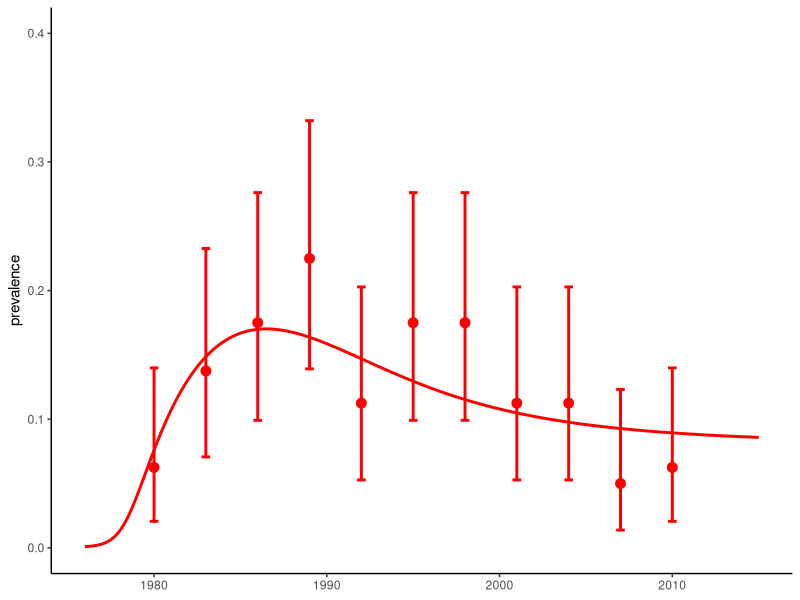
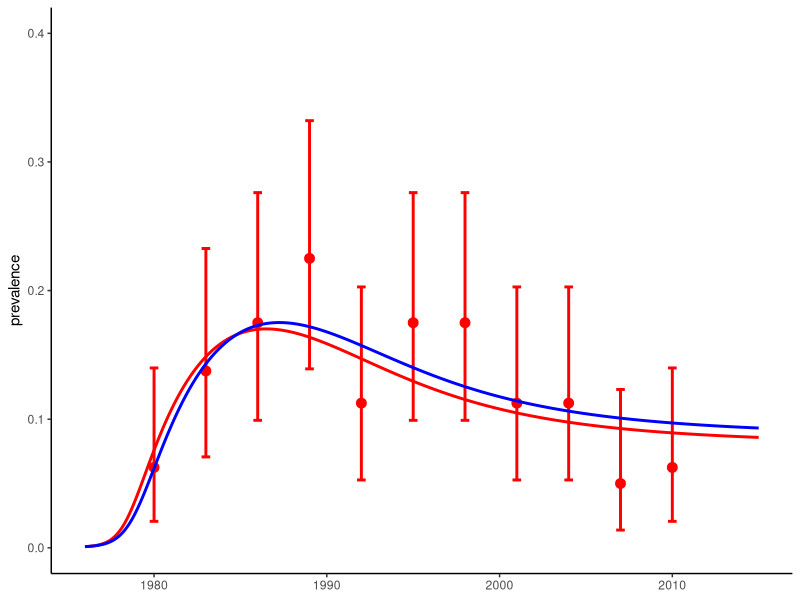
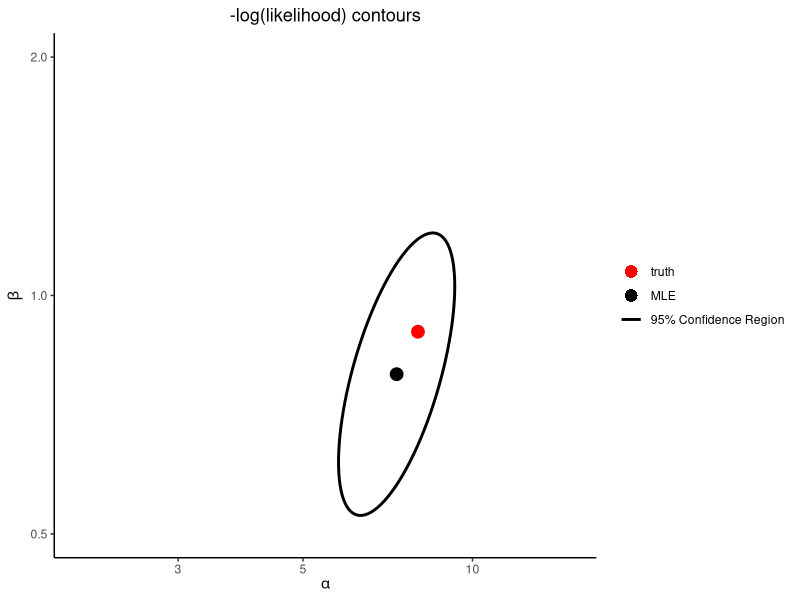
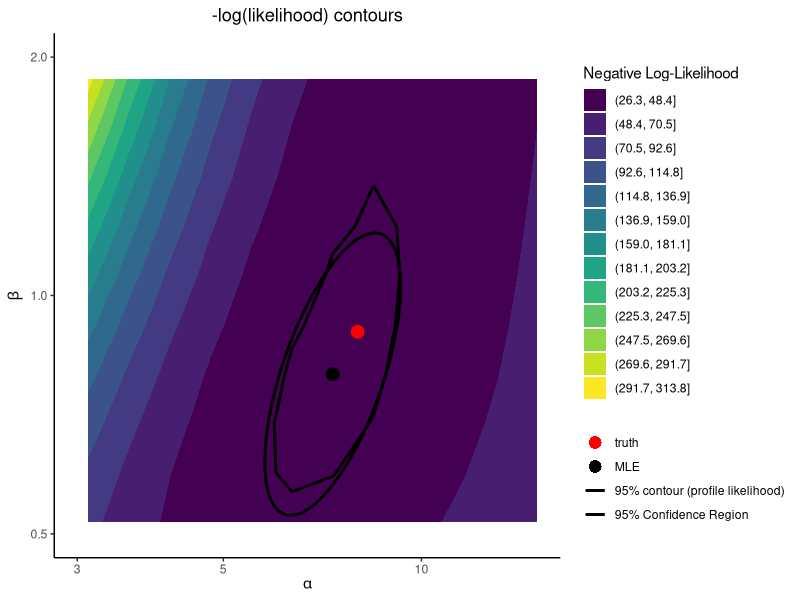

Source code (R) for these figures, in order:
#' Fitting 1: Fitting a dynamic SI model with Maximum Likelihood Estimation
#' Clinic on the Meaningful Modeling of Epidemiological Data
#' International Clinics on Infectious Disease Dynamics and Data (ICI3D) Program
#' African Institute for Mathematical Sciences, Muizenberg, RSA
#' (C) Steve Bellan, 2015, Seth Blumberg 2025, Carl Pearson 2026
#'
#' By the end of this tutorial you should ...
#'  * Understand how to simulate cross-sectional prevalence data around a
#'    simulated epidemic.
#'  * Calculate a binomial likelihood from these prevalence data and a fully
#'    specified epidemic model.
#'  * Use R's `optim` function to do multivariate optimization over transformed
#'    parameter space.
#'  * Understand the difference betweeen SANN and Nelder-Mead algorithms
#'  * Create 95% CIs and contours from the hessian matrix
#'  * Create 95% CIs and contours based on the likelihood ratio
#'
#' n.b. the code below uses `roxygen2` syntax for annotating comments. That
#' includes providing example calls of the functions in @examples blocks.
#' The code in @examples blocks

library(deSolve)
library(ggplot2)
library(ellipse)

#' @title Check if a value is a positive scalar
#'
#' @param x The value to check.
#' @return logical. `TRUE` if `x` is a positive scalar, `FALSE` otherwise.
is_positive_scalar <- function(x) {
  is.numeric(x) && length(x) == 1 && !is.na(x) && x > 0
}

#' @title Check if a value is a proportion
#'
#' @param x The value to check.
#' @return logical. `TRUE` if `x` is a proportion, `FALSE` otherwise.
is_proportion <- function(x) {
  is.numeric(x) && length(x) == 1 && !is.na(x) && x >= 0 && x <= 1
}

#' @title Collect Disease Parameters
#'
#' @description
#' Creates a list of disease parameters with their default values for the HIV
#' epidemic model.
#'
#' This function captures its local environment variables using
#' `as.list(environment())` to construct a named list from the arguments while
#' providing convenient defaults. This function also validates those parameters.
#'
#' @param Beta numeric. Transmission rate (infectious contacts per
#'   year-infectious-persons). Default is 0.9.
#' @param alpha numeric. Decline in transmission coefficient with prevalence
#'   (unitless). Default is 8.
#' @param progRt numeric. Progression rate, defined as `n` divided by
#'   the life-with-HIV expectancy, where `n` is the number of boxcars
#'   (1 / year). Default is 4/10.
#' @param birthRt numeric. Birth rate, representing the proportion of people
#'   who give birth per year (new people / current people / year).
#'   Default is 0.03.
#' @param deathRt numeric. Background death rate, defined as 1 divided by
#'   the life expectancy (1 / year). Default is 1/60.
#'
#' @return list. A named list containing the defined disease parameters.
#'
#' @examples
#' disease_params()
#' disease_params(Beta = .2)
disease_params <- function(
  Beta = 0.9,
  alpha = 8,
  progRt = (4 / 10),
  birthRt = .03 / 1,
  deathRt = 1 / 60
) {
  stopifnot(
    "Beta must be a positive scalar" = is_positive_scalar(Beta),
    "progRt must be a positive scalar" = is_positive_scalar(progRt),
    "birthRt must be a positive scalar" = is_positive_scalar(birthRt),
    "deathRt must be a positive scalar" = is_positive_scalar(deathRt)
  )
  return(as.list(environment()))
}


#' @title Initialize State Variables from Prevalence
#'
#' @description
#' Creates a named vector of initial state values (proportions of the
#' population) for the SI ODE model given the initial prevalence.
#'
#' @param initPrev numeric. The initial prevalence at the start of the
#'   simulation, which must be a proportion (between 0 and 1 inclusive).
#'   Default is `exp(-7)`.
#'
#' @return numeric. A named vector of initial proportions for state variables:
#'   `S` (susceptibles), `I1`, `I2`, `I3`, `I4` (infected classes), `CI`
#'   (cumulative incidence), and `CD` (cumulative deaths).
#'
#' @examples
#' initialize_from_prev()
#' initialize_from_prev(0.01)
initialize_from_prev <- function(
  initPrev = exp(-7)
) {
  stopifnot(
    "initPrev must be a proportion between 0 and 1" = is_proportion(initPrev)
  )
  return(c(
    S = 1 - initPrev,
    I1 = initPrev,
    I2 = 0,
    I3 = 0,
    I4 = 0,
    CI = 0,
    CD = 0
  ))
}

#' @title SI ODE Model with Four Infected Boxcars
#'
#' @description
#' Calculates the derivatives for the SI (Susceptible-Infected) epidemic model
#' with 4 boxcar stages of infection. This model is equivalent to the third
#' model in the HIV in Harare tutorial, although some parameters may differ.
#'
#' @param tt numeric. The current time point in the integration.
#' @param yy numeric. Named vector of current state variable values: `S`
#'   (susceptible), `I1`, `I2`, `I3`, `I4` (infected classes), `CI`
#'   (cumulative incidence), and `CD` (cumulative deaths).
#' @param parms list. A list of disease parameters containing:
#'   * `Beta`: transmission rate
#'   * `alpha`: decline in transmission coefficient with prevalence
#'   * `progRt`: progression rate through boxcars
#'   * `birthRt`: birth rate
#'   * `deathRt`: natural death rate
#'
#' @return list. A list containing a single numeric vector of the state
#'   variable derivatives.
#'
#' @examples
#' dHIV_SI4(0, initialize_from_prev(), disease_params())
dHIV_SI4 <- function(tt, yy, parms) {
  with(c(parms, as.list(yy)), {
    ## State variables are: S, I1, I2, I3, I4; tracking states CI, CD
    pop_N <- sum(yy) ## total population
    pop_I <- pop_N - S
    prev_I <- pop_I / pop_N
    transmissionCoef <- Beta * exp(-alpha * prev_I)

    # processes
    infection <- transmissionCoef * prev_I * S
    birth <- birthRt * pop_N
    death <- deathRt * yy[1:5]
    progress <- progRt * yy[2:5]

    deriv <- rep(NA, length(yy))
    ## state variable derivatives (ODE system)
    ## Susceptibles
    deriv[1] <- birth - death[1] - infection
    ## I Boxcars
    ## each lose their progress, gain earlier progress, die of natural causes
    deriv[2:5] <- -progress + c(infection, progress[1:3]) - death[2:5]
    ## Cumulative Incidence
    deriv[6] <- infection
    ## Cumulative Disease Induced Death, i.e progression from final boxcar
    deriv[7] <- progress[4]

    return(list(deriv))
  })
}

#' @title Simulate Epidemic
#'
#' @description
#' Runs the deterministic model simulation using the specified ODE system,
#' initial state values, time sequence, and disease parameters.
#'
#' @param init numeric. Named vector of initial state values. Default is
#'   `initialize_from_prev()`.
#' @param tseq numeric. Sequence of times at which model predictions are
#'   desired. Default is monthly steps from 1976 to 2015.
#' @param modFunction function. The ODE system derivative function (such as
#'   `dHIV_SI4`). Default is `dHIV_SI4`.
#' @param parms list. List of disease parameters. Default is `disease_params()`.
#'
#' @return data.frame. A data frame of simulated outputs containing:
#'   * `time`: time points of predictions
#'   * state variables (`S`, `I1` to `I4`, `CI`, `CD`)
#'   * `I`: total infected population (`I1 + I2 + I3 + I4`)
#'   * `N`: total population (`S + I`)
#'   * `P`: infected prevalence (`I / N`)
#'
#' @examples
#' simEpidemic()
simEpidemic <- function(
  init = initialize_from_prev(),
  tseq = seq(1976, 2015, by = 1 / 12),
  modFunction = dHIV_SI4,
  parms = disease_params()
) {
  # n.b. a `within` block works within a data frame to calculate new values
  return(
    lsoda(init, tseq, modFunction, parms = parms) |>
      as.data.frame() |>
      within({
        I <- I1 + I2 + I3 + I4
        N <- S + I
        P <- I / N
      })
  )
}

#' @title Sample Epidemic
#'
#' @description
#' Simulates drawing cross-sectional samples of individuals from a simulated
#' epidemic at specified time points, testing them, and calculating sample
#' prevalence alongside binomial confidence intervals.
#'
#' @param simDat data.frame. Simulated epidemic data, typically the output
#'   of `simEpidemic()`. Must contain columns `time` and `P`.
#' @param sampleDates numeric. Vector of dates at which to sample the
#'   population. Default is every 3 years from 1980 to 2010.
#' @param numSamp numeric. Vector indicating the number of individuals
#'   sampled at each date. Default is 80 individuals per date.
#'
#' @return data.frame. A data frame with columns:
#'   * `time`: sample dates
#'   * `numPos`: simulated number of positive cases
#'   * `numSamp`: number of individuals sampled
#'   * `sampPrev`: sample prevalence (`numPos / numSamp`)
#'   * `lci`: lower binomial confidence interval bound
#'   * `uci`: upper binomial confidence interval bound
#'
#' @examples
#' sampleEpidemic(simEpidemic())
sampleEpidemic <- function(
  simDat,
  sampleDates = seq(1980, 2010, by = 3),
  numSamp = rep(80, length(sampleDates)),
  seed = 1
) {
  set.seed(1)
  data_subset <- subset(simDat, time %in% sampleDates)
  if (nrow(data_subset) != length(sampleDates)) {
    warning(
      "The following sampleDates are not present in simDat: ",
      toString(setdiff(sampleDates, simDat$time))
    )
    numSamp <- numSamp[which(sampleDates %in% simDat$time)]
  }

  return(
    within(data_subset, {
      numSamp <- numSamp
      numPos <- rbinom(length(numSamp), numSamp, P)
      sampPrev <- numPos / numSamp
      lci <- mapply(
        function(x, n) binom.test(x, n)$conf.int[1],
        x = numPos,
        n = numSamp
      )
      uci <- mapply(
        function(x, n) binom.test(x, n)$conf.int[2],
        x = numPos,
        n = numSamp
      )
    })[, c("time", "numSamp", "numPos", "sampPrev", "lci", "uci")]
  )
}

## Run system of ODEs for "true" parameter values
# Default model parameters are defined in lines 20-26
trueParms <- disease_params()
# Simulated epidemic (underlying process)
simDat <- simEpidemic(parms = trueParms)

# Simulate *observed* data about the epidemic
myDat <- sampleEpidemic(simDat)

# Plot simulated prevalence and sample data using ggplot2
plot_sim_vs_obs <- ggplot() +
  geom_line(
    data = simDat,
    aes(x = time, y = P),
    color = "red",
    linewidth = 1
  ) +
  geom_point(
    data = myDat,
    aes(x = time, y = sampPrev),
    color = "red",
    size = 3
  ) +
  geom_errorbar(
    data = myDat,
    aes(x = time, ymin = lci, ymax = uci),
    color = "red",
    width = 0.5,
    linewidth = 1
  ) +
  scale_y_continuous(limits = c(0, 0.4)) +
  labs(x = NULL, y = "prevalence") +
  theme_classic()

print(plot_sim_vs_obs)

## To start, we need to write a likelihood function that gives the
## probability that a given parameter set (Beta, alpha values) would generate
## the observed data. Remember that we are assuming that there is some true
## underlying epidemic curve that is deterministic and the data we observe
## are only noisy because of sampling/observation error (not because the
## underlying curve is also noisy--i.e. process error--which would be
## particularly likely for epidemics in small populations).

## We assume binomial sampling errors. So we can write the -log-likelihood as
## the probability of observing the observed number positive out of each
## sample if the prevalence is the value generated by a model parameterized
## by a given set of parameters:

#' @title Negative Log-Likelihood for HIV SI4 Model
#'
#' @description
#' Calculates the negative log-likelihood of the observed data given a set of
#' disease parameters. This assumes binomial sampling errors at the observed
#' time points.
#'
#' @param parms list. List of disease parameters. Default is `disease_params()`.
#' @param obsDat data.frame. Observed data containing columns `time`, `numPos`,
#'   and `numSamp`. Default is `myDat`.
#' @param t0 numeric. The starting time of the epidemic simulation. Default
#'   is 1976.
#'
#' @return numeric. The negative log-likelihood value.
#'
#' @examples
#' # log likelihood of the true parameters (which we usually never know)
#' nllikelihood(disease_params())
#' # ... vs some random guess
#' nllikelihood(disease_params(Beta = 3, alpha = 1))
nllikelihood <- function(
  parms = disease_params(),
  obsDat = myDat,
  t0 = 1976
) {
  simDat <- simEpidemic(tseq = c(t0, obsDat$time), parms = parms)[-1, ]
  ## What are the rows from our simulation at which we have observed data?
  nlls <- -dbinom(
    obsDat$numPos,
    obsDat$numSamp,
    prob = simDat$P,
    log = TRUE
  )
  return(sum(nlls))
}

## First look up how optim() works. The more you read through the help
## file the easier this will be!!! In particular make sure you understand that
## the first argument of optim must be the initial values of the parameters to
## be fitted (i.e. Beta & alpha) and that any other parameters to be fixed are
## given as additional arguments (in the help file under "...")
## ?optim

#' @title Substitute and Update Parameters
#'
#' @description
#' Combines fitted and fixed parameters into a single list suitable for the
#' epidemic model. Parameters whose names start with `"log_"` are
#' automatically exponentiated back to their untransformed scale.
#'
#' @param fit.params numeric. Named vector of parameters being fitted.
#' @param fixed.params list. List of fixed parameters, typically the output
#'   of `disease_params()`. Default is `disease_params()`.
#'
#' @return list. A list of all parameters (both fixed and fitted) on their
#'   original (unlogged) scale.
#'
#' @examples
#' guess_params <- c(log_Beta = log(5), log_alpha = log(8))
#' subsParms(guess_params)
subsParms <- function(fit.params, fixed.params = disease_params()) {
  within(fixed.params, {
    loggedParms <- names(fit.params)[grepl('log_', names(fit.params))]
    unloggedParms <- names(fit.params)[!grepl('log_', names(fit.params))]
    for (nm in unloggedParms) {
      assign(nm, as.numeric(fit.params[nm]))
    }
    for (nm in loggedParms) {
      assign(gsub('log_', '', nm), exp(as.numeric(fit.params[nm])))
    }
    rm(nm, loggedParms, unloggedParms)
  })
}

## Make likelihood a function of fixed and fitted parameters.
objFXN <- function(
  fit.params, ## parameters to fit
  fixed.params = disease_params(), ## fixed paramters
  obsDat = myDat
) {
  parms <- subsParms(fit.params, fixed.params)
  nllikelihood(parms, obsDat = obsDat) ## then call likelihood
}
guess.params <- c(log_Beta = log(5), log_alpha = log(8))
objFXN(guess.params, disease_params())

## Select initial values for fitted parameters from which optimization routine
## will start. If you select bad initial values the algorithm can get stuck on a
## bad set of parameters. You can always try the true values as a starting point
## for this problem, although that's rarely possible in real problems.

init.pars <- c(log_alpha = log(30), log_Beta = log(.1))
## We will start with SANN optimization since it is stochastic and therefore
## less likely to get stuck in a local minima. But then finish with Nelder-Mead
## optimization which is much faster.

###  NOTE: for trace >0 you see more progress report, bigger numbers show more
###  update
trace <- 3

## SANN: This is stochastic, be CAREFUL -- sometimes it gets stuck at local minima
## for unreasonble parameters. If you see this happen, run it again!
optim.vals <- optim(
  par = init.pars,
  objFXN,
  fixed.params = disease_params(),
  obsDat = myDat,
  control = list(trace = trace, maxit = 150),
  method = "SANN"
)
exp(optim.vals$par) # note `log_` no longer applies
trueParms[c('alpha', 'Beta')] |> unlist()

## We feed the last parameters of SANN in as the first values of Nelder-Mead
optim.vals <- optim(
  par = optim.vals$par,
  objFXN,
  fixed.params = disease_params(),
  obsDat = myDat,
  control = list(trace = trace, maxit = 800, reltol = 10^-7),
  method = "Nelder-Mead",
  hessian = T
)
optim.vals
MLEfits <- optim.vals$par
trueParms[c('alpha', 'Beta')]
exp(unname(MLEfits))

log_alpha.fit <- MLEfits["log_alpha"]
log_Beta.fit <- MLEfits["log_Beta"]

## Look at the output of optim. Understand what it means. Did the algorithm
## converge? Look at ?optim to understand it.

# Plot MLE fit time series using ggplot2
fitDat <- simEpidemic(parms = subsParms(optim.vals$par, trueParms))

plot_mle_fit <- plot_sim_vs_obs +
  geom_line(
    data = fitDat,
    aes(x = time, y = P),
    color = "blue",
    linewidth = 1
  )

print(plot_mle_fit)

######################################################################
## Contour plots with the hessian
######################################################################
## The Hessian matrix gives you the curvature of the likelihood function at the
## maximum likelihood estimate (MLE) of the fitted parameters. In other words,
## it tells you the second derivative around MLE, which can be used to
## estimate the covariance variance matrix of the estimator. This estimate of
## the covariance variance matrix is known as the Fisher information matrix
## and can be obtained by inverting the Hessian.

## invert the Hessian, to estimate the covar-var matrix of parameter estimates
fisherInfMatrix <- solve(optim.vals$hessian)

# Extract ellipse coordinates
ellipse_coords <- as.data.frame(
  exp(ellipse(fisherInfMatrix, centre = MLEfits, level = 0.95))
)
colnames(ellipse_coords) <- c("alpha", "Beta")

# True parameters data frame
true_df <- data.frame(alpha = trueParms$alpha, Beta = trueParms$Beta)

# MLE parameters data frame
mle_df <- data.frame(
  alpha = exp(log_alpha.fit),
  Beta = exp(log_Beta.fit)
)

# Plot contours using ggplot2
contour_plot <- ggplot() +
  geom_point(
    data = true_df,
    aes(x = alpha, y = Beta, color = "truth"),
    size = 4
  ) +
  geom_point(
    data = mle_df,
    aes(x = alpha, y = Beta, color = "MLE"),
    size = 4
  ) +
  geom_path(
    data = ellipse_coords,
    aes(x = alpha, y = Beta, color = "95% Confidence Region"),
    linewidth = 1
  ) +
  scale_x_log10(limits = c(2, 15)) +
  scale_y_log10(limits = c(0.5, 2)) +
  scale_color_manual(
    name = NULL,
    values = c(
      "truth" = "red",
      "MLE" = "black",
      "95% Confidence Region" = "black"
    ),
    breaks = c("truth", "MLE", "95% Confidence Region"),
    guide = guide_legend(
      override.aes = list(
        shape = c(16, 16, NA),
        linetype = c("blank", "blank", "solid")
      )
    )
  ) +
  labs(
    x = expression(alpha),
    y = expression(beta),
    title = "-log(likelihood) contours"
  ) +
  theme_classic() +
  theme(
    plot.title = element_text(hjust = 0.5)
  )

print(contour_plot)

######################################################################
## Contour plots with likelihood profiles
######################################################################
## With all other parameters fixed to their initial values, lets look at a
## contour likelihood plot over Beta and alpha.  To do this we write wrapper
## functions of log_Beta and log_alpha to feed to outer() and then
## contour(). This is confusing so make sure you understand every function.

## This function simply takes values log_Beta and log_alpha and feeds them into
## objFXN above as a single variable called logpars, you'll see why this is
## useful below.
objXalpha_Beta <- Vectorize(
  function(
    alpha,
    Beta,
    fixed.params = disease_params(),
    browse = F
  ) {
    objFXN(
      fit.params = c(log_alpha = log(alpha), log_Beta = log(Beta)),
      fixed.params = fixed.params
    )
  },
  list("alpha", "Beta")
)


## Now instead of giving a single argument on the log scale we give 2
## on the untransformed scale.
objFXN(c(log_alpha = log(1 / 5), log_Beta = log(25)))
objXalpha_Beta(1 / 5, 25)

## Now we use the R function outer() to evaluate objXalpha_Beta() over a grid
## of {alpha, Beta} combinations. This can take a long time because we have to do
## res^2 evaluations of nllikelihood(), and recall that each time we do this we are
## running lsoda() inside simEpidemic()

## Grid resolution resXres, increasing it makes contours smoother but takes a lot longer
res <- 15

## Now create a sequence of alpha values for the grid
alpha.seq <- exp(seq(log_alpha.fit - 1, log_alpha.fit + 1, l = res))
alpha.seq

## Now create a sequence of Beta values for the grid
Beta.seq <- exp(seq(log_Beta.fit - 1, log_Beta.fit + 1, l = res))
Beta.seq

## The function outer() now evaluates objXalpha_BetaVEC on this grid. ?outer
mat <- outer(alpha.seq, Beta.seq, objXalpha_Beta) # this can take a long time

## Make a contour plot that shows the confidence regions in red.  Likelihood
## Ratio Test confidence regions use the chi squared distribution cutoff with
## degrees of freedom 2 (2 parameters)
ml.val <- optim.vals$value
conf.cutoff <- ml.val + qchisq(.95, 2) / 2

# Convert grid matrix to data frame
grid_df <- expand.grid(alpha = alpha.seq, Beta = Beta.seq)
grid_df$z <- as.vector(mat)

# Plot likelihood contours using ggplot2
plot_profile_contours <- contour_plot

# Prepend the filled contour layer so it is drawn at the bottom
plot_profile_contours$layers <- c(
  geom_contour_filled(
    data = grid_df,
    aes(x = alpha, y = Beta, z = z),
    breaks = seq(min(mat), max(mat), length.out = 20)
  ),
  plot_profile_contours$layers
)

# Add the profile likelihood contour on top and update scales
plot_profile_contours <- plot_profile_contours +
  geom_contour(
    data = grid_df,
    aes(
      x = alpha,
      y = Beta,
      z = z,
      color = "95% contour (profile likelihood)"
    ),
    breaks = conf.cutoff,
    linewidth = 1
  ) +
  scale_x_log10(limits = c(3, 15)) +
  scale_fill_viridis_d(name = "Negative Log-Likelihood") +
  scale_color_manual(
    name = NULL,
    values = c(
      "truth" = "red",
      "MLE" = "black",
      "95% contour (profile likelihood)" = "black",
      "95% Confidence Region" = "black"
    ),
    breaks = c(
      "truth",
      "MLE",
      "95% contour (profile likelihood)",
      "95% Confidence Region"
    ),
    guide = guide_legend(
      override.aes = list(
        shape = c(16, 16, NA, NA),
        linetype = c("blank", "blank", "solid", "solid")
      )
    )
  ) +
  theme(legend.position = "right")

print(plot_profile_contours)

######################################################
# EXERCISES
#
# 1. Evaluate how the MLE estimate and confidence interval changes when
# there is more or less observational noise. (Hint: Change the number of
# people sampled during each surveillance study in the sampleEpidemic
# function.)
#
# 2. Evaluate how the MLE estimate and confidence interval changes when the
# frequency of surveillance changes.
#
# 3. Evaluate how the MLE estimate and confidence changes when the model used
# to conduct the estimation differs from the 'true' model. Specifically,
# see what happens if you only use two boxcars in the model, rather than four.
# (Hint: You will need to make a new function for the model used to
# calculate the likelihood)
